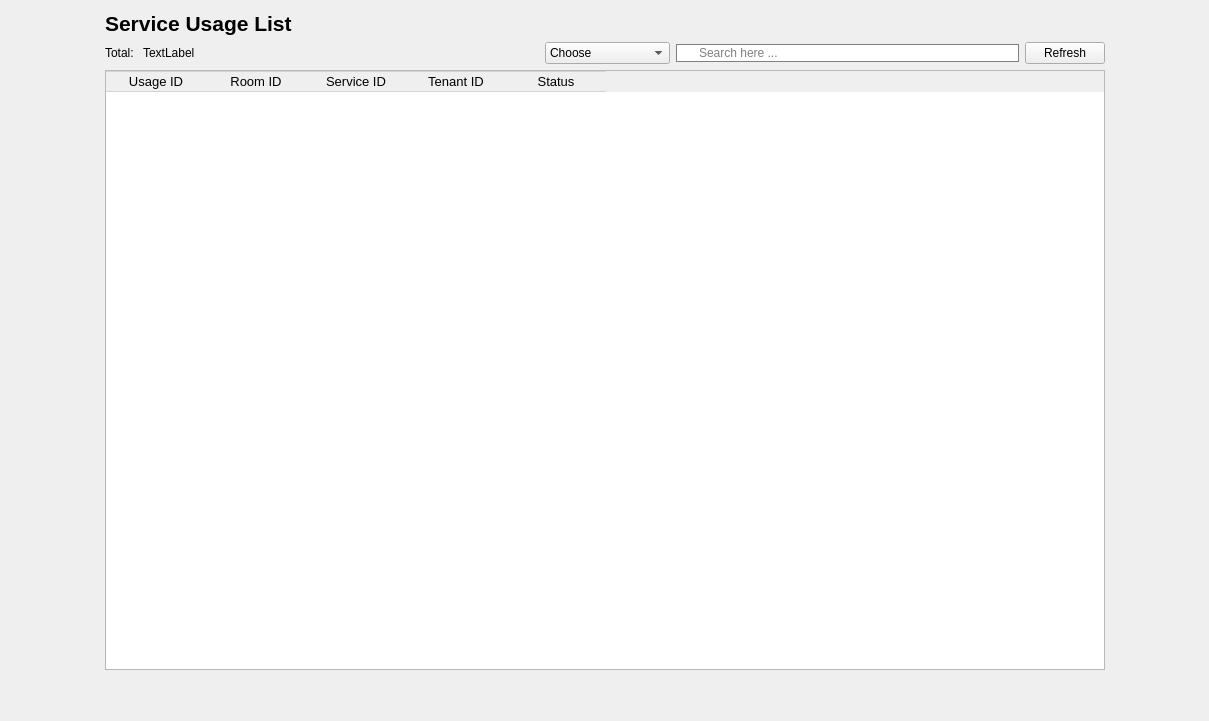
             <widget class="QWidget" name="page_5">
              <layout class="QHBoxLayout" name="horizontalLayout_48">
               <item>
                <spacer name="horizontalSpacer_36">
                 <property name="orientation">
                  <enum>Qt::Orientation::Horizontal</enum>
                 </property>
                 <property name="sizeHint" stdset="0">
                  <size>
                   <width>94</width>
                   <height>20</height>
                  </size>
                 </property>
                </spacer>
               </item>
               <item>
                <layout class="QVBoxLayout" name="verticalLayout_9">
                 <item>
                  <layout class="QHBoxLayout" name="horizontalLayout_27">
                   <item>
                    <widget class="QLabel" name="label_18">
                     <property name="font">
                      <font>
                       <pointsize>16</pointsize>
                       <bold>true</bold>
                      </font>
                     </property>
                     <property name="text">
                      <string>Service Usage List</string>
                     </property>
                    </widget>
                   </item>
                   <item>
                    <spacer name="horizontalSpacer_19">
                     <property name="orientation">
                      <enum>Qt::Orientation::Horizontal</enum>
                     </property>
                     <property name="sizeHint" stdset="0">
                      <size>
                       <width>40</width>
                       <height>20</height>
                      </size>
                     </property>
                    </spacer>
                   </item>
                  </layout>
                 </item>
                 <item>
                  <layout class="QHBoxLayout" name="horizontalLayout_28">
                   <item>
                    <layout class="QHBoxLayout" name="horizontalLayout_29">
                     <item>
                      <widget class="QLabel" name="label_19">
                       <property name="text">
                        <string>Total: </string>
                       </property>
                      </widget>
                     </item>
                     <item>
                      <widget class="QLabel" name="totalserviceUsage">
                       <property name="text">
                        <string>TextLabel</string>
                       </property>
                      </widget>
                     </item>
                    </layout>
                   </item>
                   <item>
                    <spacer name="horizontalSpacer_20">
                     <property name="orientation">
                      <enum>Qt::Orientation::Horizontal</enum>
                     </property>
                     <property name="sizeHint" stdset="0">
                      <size>
                       <width>40</width>
                       <height>20</height>
                      </size>
                     </property>
                    </spacer>
                   </item>
                   <item>
                    <widget class="QComboBox" name="CBSSUsage">
                     <item>
                      <property name="text">
                       <string>Choose</string>
                      </property>
                     </item>
                     <item>
                      <property name="text">
                       <string>Service Usage ID</string>
                      </property>
                     </item>
                     <item>
                      <property name="text">
                       <string>Room ID</string>
                      </property>
                     </item>
                    </widget>
                   </item>
                   <item>
                    <widget class="QLineEdit" name="LineEditSearchSerUsage">
                     <property name="styleSheet">
                      <string notr="true">QLineEdit{
padding-left:20px;
border: 1px solid gray;
border-radius: 10px;
}</string>
                     </property>
                     <property name="placeholderText">
                      <string>Search here ...</string>
                     </property>
                    </widget>
                   </item>
                   <item>
                    <widget class="QPushButton" name="RefbtnSer_3">
                     <property name="text">
                      <string>Refresh</string>
                     </property>
                     <property name="icon">
                      <iconset>
                       <normaloff>:/new/prefix1/Resources/reload.png</normaloff>:/new/prefix1/Resources/reload.png</iconset>
                     </property>
                    </widget>
                   </item>
                  </layout>
                 </item>
                 <item>
                  <widget class="QTableWidget" name="SerUsageTable">
                   <property name="minimumSize">
                    <size>
                     <width>1000</width>
                     <height>600</height>
                    </size>
                   </property>
                   <property name="font">
                    <font>
                     <pointsize>10</pointsize>
                    </font>
                   </property>
                   <property name="styleSheet">
                    <string notr="true">QPushButton{
	 border: none;
}
QTableWidget::item {
       border-right: none;
       border-left: none;
       border-bottom: 1px solid #D3D3D3;
}
QHeaderView::section {
       border: 1px solid #D3D3D3; 
       border-right: none;      
       border-left: none;       
}</string>
                   </property>
                   <property name="editTriggers">
                    <set>QAbstractItemView::EditTrigger::NoEditTriggers</set>
                   </property>
                   <property name="alternatingRowColors">
                    <bool>true</bool>
                   </property>
                   <property name="selectionMode">
                    <enum>QAbstractItemView::SelectionMode::NoSelection</enum>
                   </property>
                   <property name="showGrid">
                    <bool>false</bool>
                   </property>
                   <attribute name="horizontalHeaderVisible">
                    <bool>true</bool>
                   </attribute>
                   <attribute name="horizontalHeaderCascadingSectionResizes">
                    <bool>false</bool>
                   </attribute>
                   <attribute name="horizontalHeaderHighlightSections">
                    <bool>true</bool>
                   </attribute>
                   <attribute name="horizontalHeaderShowSortIndicator" stdset="0">
                    <bool>false</bool>
                   </attribute>
                   <attribute name="horizontalHeaderStretchLastSection">
                    <bool>false</bool>
                   </attribute>
                   <column>
                    <property name="text">
                     <string>Usage ID</string>
                    </property>
                    <property name="font">
                     <font>
                      <pointsize>10</pointsize>
                     </font>
                    </property>
                   </column>
                   <column>
                    <property name="text">
                     <string>Room ID</string>
                    </property>
                    <property name="font">
                     <font>
                      <pointsize>10</pointsize>
                     </font>
                    </property>
                   </column>
                   <column>
                    <property name="text">
                     <string>Service ID</string>
                    </property>
                    <property name="font">
                     <font>
                      <pointsize>10</pointsize>
                     </font>
                    </property>
                   </column>
                   <column>
                    <property name="text">
                     <string>Tenant ID</string>
                    </property>
                    <property name="font">
                     <font>
                      <pointsize>10</pointsize>
                     </font>
                    </property>
                   </column>
                   <column>
                    <property name="text">
                     <string>Status</string>
                    </property>
                   </column>
                  </widget>
                 </item>
                 <item>
                  <spacer name="verticalSpacer_8">
                   <property name="orientation">
                    <enum>Qt::Orientation::Vertical</enum>
                   </property>
                   <property name="sizeHint" stdset="0">
                    <size>
                     <width>20</width>
                     <height>40</height>
                    </size>
                   </property>
                  </spacer>
                 </item>
                </layout>
               </item>
               <item>
                <spacer name="horizontalSpacer_37">
                 <property name="orientation">
                  <enum>Qt::Orientation::Horizontal</enum>
                 </property>
                 <property name="sizeHint" stdset="0">
                  <size>
                   <width>93</width>
                   <height>20</height>
                  </size>
                 </property>
                </spacer>
               </item>
              </layout>
             </widget>
